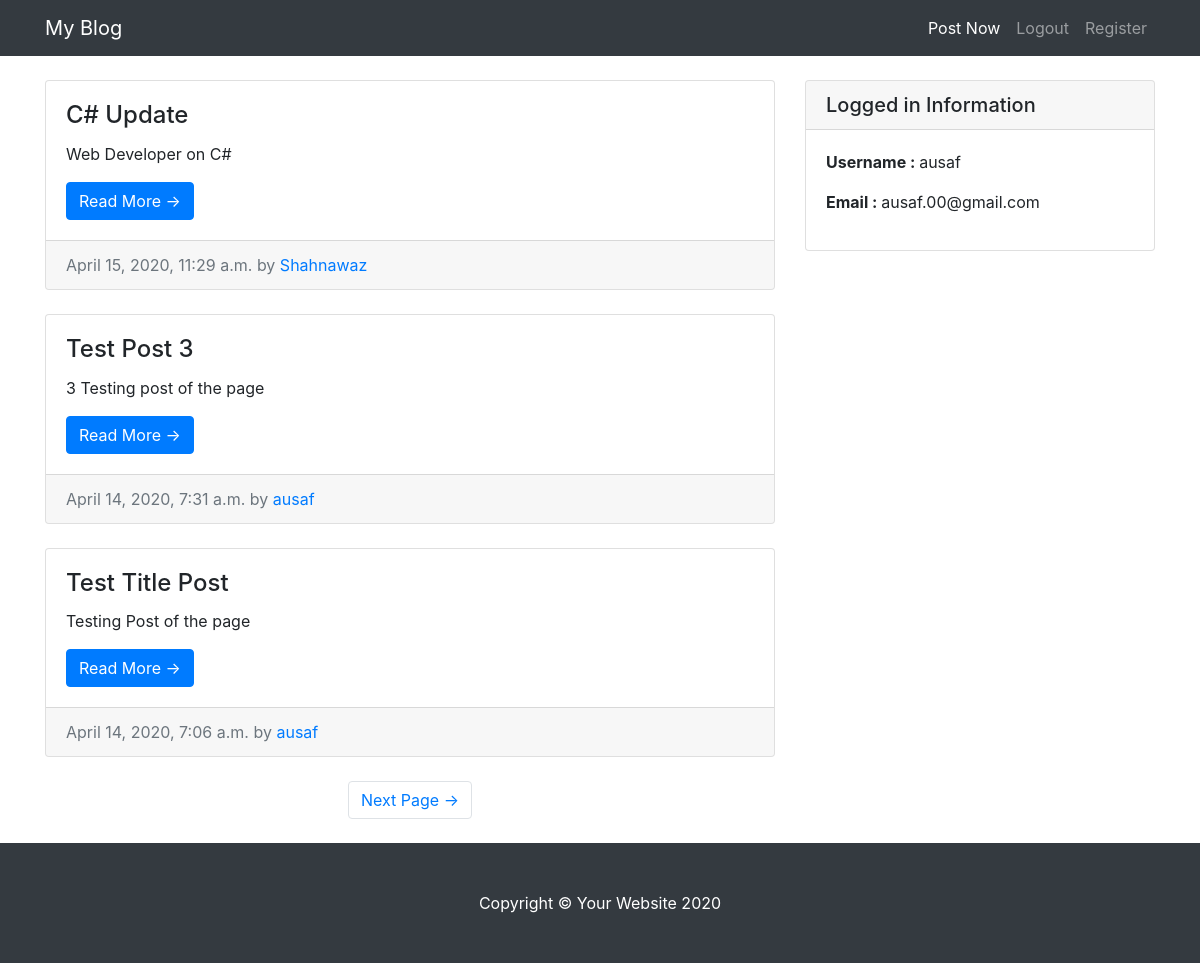
The app's page / (signed in), older data.
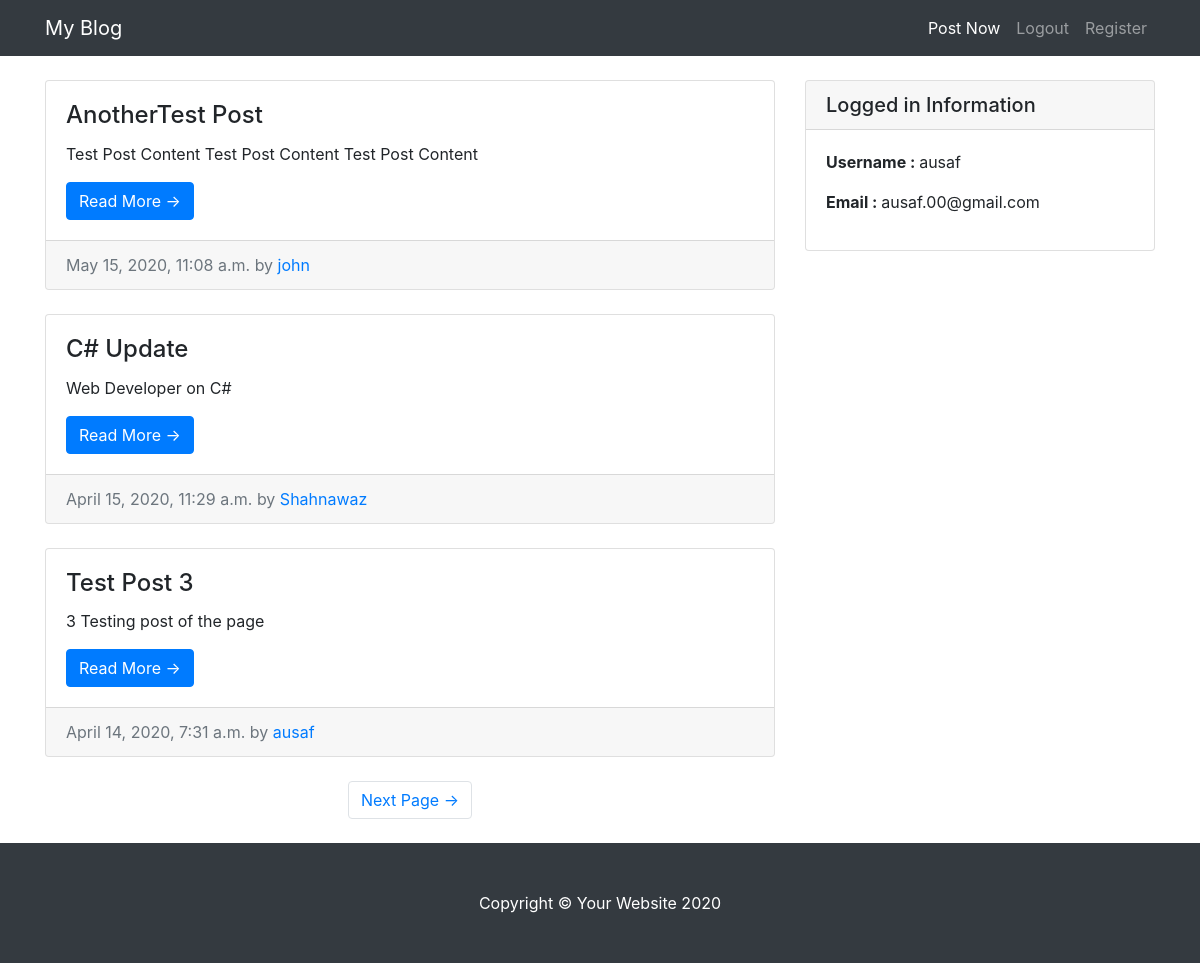
The same page, newer data.
### entries/models.py (models this page shows, shortened)
class Entry(models.Model):
    entry_title = models.CharField(max_length=50)
    entry_text = models.TextField()
    entry_date = models.DateTimeField(auto_now_add=True)
    entry_author = models.ForeignKey(User, on_delete=models.CASCADE)
    class Meta:
        verbose_name_plural = "Entries"

### entries/views.py (the view)
# urls.py: path('',HomeView.as_view(),name='blog-home'),
class HomeView(LoginRequiredMixin,ListView):
    model = Entry
    template_name = 'entries/index.html'
    context_object_name = 'blog_entries'
    ordering = ["-entry_date"]
    paginate_by = 3

### entries/templates/entries/index.html (shortened to what this page needs)
{% extends "entries/base.html" %}
{% block content %}
<div class="col-md-8">
    {% for entry in blog_entries %}
    <div class="card mb-4 mt-4">
      <div class="card-body">
        <h4 class="card-title">{{entry.entry_title}}</h4>
        <p class="card-text text-justify ">{{entry.entry_text|truncatechars:200 }}</p>
        <a href="{% url 'entry-detail'  entry.pk %}" class="btn btn-primary">Read More &rarr;</a>
      </div>
      <div class="card-footer text-muted">
        {{entry.entry_date}} by
        <a href="#">{{entry.entry_author}}</a>
      </div>
    </div>
    {% endfor %}
    {% if is_paginated  %}
    <ul class="pagination justify-content-center mb-4">
      {% if page_obj.has_next %}
      <li class="page-item">
        <a class="page-link" href="?page={{ page_obj.next_page_number }}">Next Page &rarr;</a>
      </li>
      {% endif %}
    </ul>
    {% endif %}
  </div>
  {% endblock %}

### entries/templates/entries/base.html (shortened to what this page needs)
{% load static %}
<!DOCTYPE html>
<html lang="en">
<head>
  <link href="{% static 'entries/vendor/bootstrap/css/bootstrap.min.css' %}" rel="stylesheet">
  <link href="{% static 'entries/css/blog-home.css' %}" rel="stylesheet">
</head>
<body>
  <nav class="navbar navbar-expand-lg navbar-dark bg-dark fixed-top">
    <div class="container">
      <a class="navbar-brand" href="{% url 'blog-home' %}">My Blog</a>
      <div class="collapse navbar-collapse" id="navbarResponsive">
        <ul class="navbar-nav ml-auto">
          <li class="nav-item active">
            <a class="nav-link" href="{% url 'create_entry' %}">Post Now
            </a>
          </li>
          <li class="nav-item">
            <a class="nav-link" href="{% url 'logout' %}">Logout</a>
          </li>
          <li class="nav-item">
            <a class="nav-link" href="{% url 'register' %}">Register</a>
          </li>
        </ul>
      </div>
    </div>
  </nav>
  <div class="container">
    <div class="row">
      {% block content %}      {% endblock %}
      <div class="col-md-4">
        <div class="card my-4">
          <h5 class="card-header">Logged in Information</h5>
          <div class="card-body">
            <p><strong>Username : </strong> {{user.username}} </p>
            <p><strong>Email : </strong> {{user.email}} </p>
          </div>
        </div>
      </div>
    </div>
  </div>
  <footer class="py-5 bg-dark">
    <div class="container">
      <p class="m-0 text-center text-white">Copyright &copy; Your Website 2020</p>
    </div>
  </footer>
</body>
</html>

### entries/static/entries/css/blog-home.css (style rules this page uses)
body { padding-top: 56px; }

Row changes from the older to the newer data that the page shows:
no longer on this page (row unchanged): Entry: entry_title "Test Title Post", entry_text "Testing Post of the page", entry_date "April 14, 2020, 7:06 a.m.", entry_author "ausaf"
added Entry: entry_title "AnotherTest Post", entry_text "Test Post Content Test Post Content Test Post Content", entry_date "May 15, 2020, 11:08 a.m.", entry_author "john"
